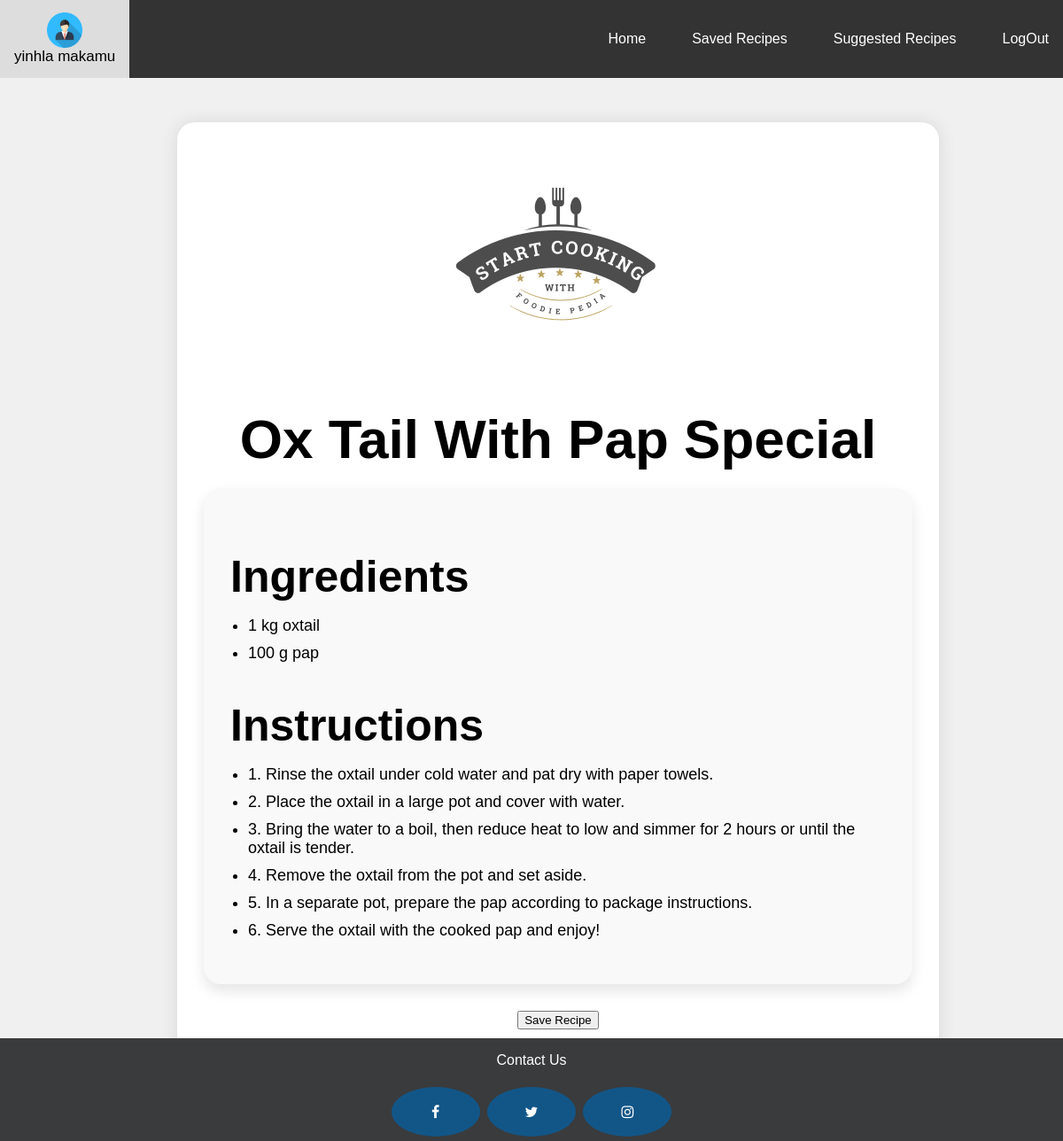
The page /random_recipe_details/12 (signed in) on the database its author committed.
### foodie_app/models.py (models this page shows, shortened)
class Profile(AbstractUser):
    class Meta:
        app_label = "foodie_app"

class Recipe(models.Model):
    recipe_id = models.AutoField(primary_key=True)
    recipe_name = models.CharField(max_length=70)
    instruction_details = models.TextField(blank =True)
    ingredient_details = models.TextField(blank =True)
    def get_instructions(self):
        return json.loads(self.instruction_details)
    def get_ingredients(self):
        return json.loads(self.ingredient_details)

### foodie_app/views.py (the view)
# urls.py: path('random_recipe_details/<int:recipe_id>', randomRecipeDetails, name="random_recipe_details"),
def randomRecipeDetails(request, recipe_id):
    recipe = Recipe.objects.get(pk=recipe_id)
    user = request.user
    user_recipes = Favourite_Recipe.objects.filter(user_id = user)
    found = False
    for rec in user_recipes:
        if recipe_id == rec.recipe_id.recipe_id:
            found = True
    context = {
        "recipe" : recipe,
        "user" : user,
        "found" : found
    }
    return render(request, "foodie_app/random_recipe_details.html", context)

### foodie_app/templates/foodie_app/random_recipe_details.html (shortened to what this page needs)
{% extends "base.html" %}
{% load static %}
{% block css %}
<link rel="stylesheet" href="{% static 'css/results.css' %}" />
{% endblock css %}
{% block content %}
<div class="results-container">
    <div class="container">
        <div class="recipe-image">
          <img src="{% static 'img/image.png' %}" alt="Recipe Image" />
        </div>
        <h1 class="recipe-title">{{ recipe.recipe_name }}</h1>
        <div class="recipe-details">
          <h2 class="section-title">Ingredients</h2>
          <ul class="ingredient-list">
            {% for i in recipe.get_ingredients %}
            <li>{{i}}</li>
            {% endfor %}
          </ul>
          <h2 class="section-title">Instructions</h2>
          <ul class="ingredient-list">
            {% for i in recipe.get_instructions %}
            <li>{{i}}</li>
            {% endfor %}
          </ul>
        </div>
        <div class="buttons">
          {% if found %}
          <form action="{% url 'delete_saved_recipe' recipe.recipe_id %}" method="post" id="deleteForm">
            {% csrf_token %}
            <button class="btn save-recipe-btn" onclick="confirmDelete()">Remove Recipe From Favourite</button>
        </form>
          {% else %}
              <form action="{% url 'add_to_fav' recipe.recipe_id %}" method="post" id="myForm">
                <button onclick="getName()" class="btn save-recipe-btn">Save Recipe</button>
              </form>
          {% endif %}
        </div>
    </div>
</div>
{% endblock content %}

### templates/base.html (shortened to what this page needs)
{% load static %}
<html lang="en">
<head>
    {% block css %}{% endblock css %}
    <link rel="stylesheet" type="text/css" href="{% static 'css/base.css' %}" />
    <link rel="stylesheet" href="https://cdnjs.cloudflare.com/ajax/libs/font-awesome/4.7.0/css/font-awesome.min.css">
</head>
<body>
    <div class="topnav">
        <div class="navbar-container">
            <a href="{% url 'profile' %}" class="logo">
                <img src="{% static 'img/logins.png' %}" alt="Logo">
                <div>
                    {{ request.user.first_name }} {{ request.user.last_name }}
                </div>
            </a>
            <ul class="nav-links">
                <li><a href="{% url 'home' %}">Home</a></li>
               <li><a href="{% url 'saved_recipe' %}">Saved Recipes</a></li>
               <li><a href="{% url 'suggested_recipes' %}">Suggested Recipes</a></li>
               <li><a href="{% url 'logout' %}">LogOut</a></li>
            </ul>
        </div>
    </div>
    {% block content %}{% endblock content %}
    <footer class="footer">
        <p>Contact Us</p>
        <a href="https://www.facebook.com/profile.php?id=61561201144772&mibextid=kgKNwXMZbbhE3a11" class="fa fa-facebook" target=_blank></a>
        <a href="https://x.com/food_pedia24" class="fa fa-twitter" target=_blank></a>
        <a href="https://www.instagram.com/_foodie.pedia" class="fa fa-instagram" target=_blank></a>
      </footer>
</body>
</html>

### static/css/results.css (style rules this page uses)
.results-container { display: flex; flex-direction: column; margin: 0; margin-bottom: 10vh; height: auto; width: auto; }
.container { max-width: 800px; margin: 50px auto auto 200px; padding: 30px; background-color: #fff; border-radius: 20px; box-shadow: 0 0 20px rgba(0, 0, 0, 0.1); }
.recipe-title { font-family: 'Edwardian Script ITC', sans-serif; text-align: center; font-size: 62px; color: black; margin-bottom: 20px; }
.recipe-image img { display: block; margin: 0 auto; width: 250px; height: 250px; border-radius: 20px; }
.recipe-details { background-color: #f9f9f9; padding: 30px; border-radius: 20px; box-shadow: 0 8px 16px rgba(0, 0, 0, 0.1); margin-top: 20px; }
.section-title { font-family: 'Edwardian Script ITC', sans-serif; font-size: 50px; color: black; margin-bottom: 15px; }
.ingredient-list, .instruction-list { padding-left: 20px; margin-bottom: 20px; }
.ingredient-list li, .instruction-list li { font-size: 18px; color: black; margin-bottom: 10px; position: relative; }
.ingredient-list li::before, .instruction-list li::before { color: #ff2e63; font-weight: bold; display: inline-block; width: 1em; margin-left: -1em; position: absolute; left: 0; }
.buttons { text-align: center; margin-top: 30px; }

### static/css/base.css (style rules this page uses)
body { margin: 0; padding: 0; background-color: #f0f0f0; font-family: 'Gill Sans', 'Gill Sans MT', Calibri, 'Trebuchet MS', sans-serif; }
.topnav { background-color: #333; overflow: hidden; margin: 0; padding: 0; }
.topnav a { float: left; color: #f2f2f2; text-align: center; padding: 14px 16px; text-decoration: none; font-size: 17px; }
.navbar-container { display: flex; justify-content: space-between; align-items: center; }
.logo img { height: 40px; }
.nav-links { list-style: none; display: flex; margin: 0; padding: 0; }
.nav-links li { margin-left: 20px; height: 100%; }
.nav-links a { color: white; text-decoration: none; font-size: 16px; }
footer { position: fixed; left: 0; bottom: 0; width: 100%; background-color:#3A3B3C; color: white; text-align: center; }
.fa { padding: 20px; font-size: 50px; width: 60px; text-align: center; text-decoration: none; margin: 5px 2px; border-radius: 50%; }
.fa-facebook { background: #125688; color: white; size: 100% 100%; }
.fa-twitter { background: #125688; color: white; size: 100%; }
.fa-instagram { background: #125688; color: white; }

### rows shown on the page
Profile: user.first_name "yinhla", user.last_name "makamu"
Recipe: recipe_name "Ox Tail With Pap Special"

### other values the page prints
{{ i }} "1 kg oxtail" "100 g pap"
{{ i }} "1. Rinse the oxtail under cold water and pat dry with paper towels." "2. Place the oxtail in a large pot and cover with water." "3. Bring the water to a boil, then reduce heat to low and simmer for 2 hours or until the oxtail is tender." "4. Remove the oxtail from the pot and set aside." "5. In a separate pot, prepare the pap according to package instructions." "6. Serve the oxtail with the cooked pap and enjoy!"
